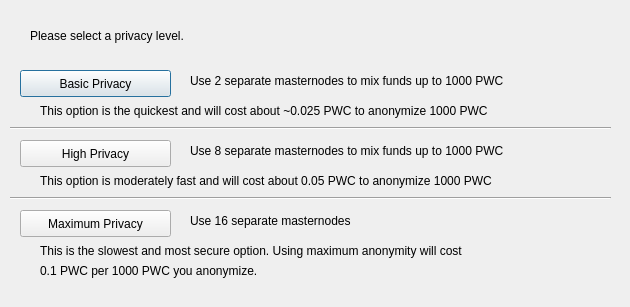
<?xml version="1.0" encoding="UTF-8"?>
<ui version="4.0">
 <class>ObfuscationConfig</class>
 <widget class="QDialog" name="ObfuscationConfig">
  <property name="geometry">
   <rect>
    <x>0</x>
    <y>0</y>
    <width>630</width>
    <height>307</height>
   </rect>
  </property>
  <property name="windowTitle">
   <string>Configure Obfuscation</string>
  </property>
  <widget class="QPushButton" name="buttonBasic">
   <property name="geometry">
    <rect>
     <x>20</x>
     <y>70</y>
     <width>151</width>
     <height>27</height>
    </rect>
   </property>
   <property name="text">
    <string>Basic Privacy</string>
   </property>
  </widget>
  <widget class="QPushButton" name="buttonHigh">
   <property name="geometry">
    <rect>
     <x>20</x>
     <y>140</y>
     <width>151</width>
     <height>27</height>
    </rect>
   </property>
   <property name="text">
    <string>High Privacy</string>
   </property>
  </widget>
  <widget class="QPushButton" name="buttonMax">
   <property name="geometry">
    <rect>
     <x>20</x>
     <y>210</y>
     <width>151</width>
     <height>27</height>
    </rect>
   </property>
   <property name="text">
    <string>Maximum Privacy</string>
   </property>
  </widget>
  <widget class="QLabel" name="label">
   <property name="geometry">
    <rect>
     <x>30</x>
     <y>20</y>
     <width>571</width>
     <height>31</height>
    </rect>
   </property>
   <property name="text">
    <string>Please select a privacy level.</string>
   </property>
  </widget>
  <widget class="QLabel" name="label_2">
   <property name="geometry">
    <rect>
     <x>190</x>
     <y>70</y>
     <width>421</width>
     <height>21</height>
    </rect>
   </property>
   <property name="text">
    <string>Use 2 separate masternodes to mix funds up to 1000 PWC</string>
   </property>
  </widget>
  <widget class="QLabel" name="label_3">
   <property name="geometry">
    <rect>
     <x>190</x>
     <y>140</y>
     <width>411</width>
     <height>21</height>
    </rect>
   </property>
   <property name="text">
    <string>Use 8 separate masternodes to mix funds up to 1000 PWC</string>
   </property>
  </widget>
  <widget class="QLabel" name="label_4">
   <property name="geometry">
    <rect>
     <x>190</x>
     <y>210</y>
     <width>421</width>
     <height>21</height>
    </rect>
   </property>
   <property name="text">
    <string>Use 16 separate masternodes</string>
   </property>
  </widget>
  <widget class="QLabel" name="label_6">
   <property name="geometry">
    <rect>
     <x>40</x>
     <y>100</y>
     <width>561</width>
     <height>21</height>
    </rect>
   </property>
   <property name="text">
    <string>This option is the quickest and will cost about ~0.025 PWC to anonymize 1000 PWC</string>
   </property>
  </widget>
  <widget class="QLabel" name="label_7">
   <property name="geometry">
    <rect>
     <x>40</x>
     <y>170</y>
     <width>561</width>
     <height>21</height>
    </rect>
   </property>
   <property name="text">
    <string>This option is moderately fast and will cost about 0.05 PWC to anonymize 1000 PWC</string>
   </property>
  </widget>
  <widget class="QLabel" name="label_8">
   <property name="geometry">
    <rect>
     <x>40</x>
     <y>240</y>
     <width>561</width>
     <height>21</height>
    </rect>
   </property>
   <property name="text">
    <string>This is the slowest and most secure option. Using maximum anonymity will cost</string>
   </property>
  </widget>
  <widget class="QLabel" name="label_9">
   <property name="geometry">
    <rect>
     <x>40</x>
     <y>260</y>
     <width>561</width>
     <height>21</height>
    </rect>
   </property>
   <property name="text">
    <string>0.1 PWC per 1000 PWC you anonymize.</string>
   </property>
  </widget>
  <widget class="Line" name="line">
   <property name="geometry">
    <rect>
     <x>10</x>
     <y>120</y>
     <width>601</width>
     <height>16</height>
    </rect>
   </property>
   <property name="orientation">
    <enum>Qt::Horizontal</enum>
   </property>
  </widget>
  <widget class="Line" name="line_2">
   <property name="geometry">
    <rect>
     <x>10</x>
     <y>190</y>
     <width>601</width>
     <height>16</height>
    </rect>
   </property>
   <property name="orientation">
    <enum>Qt::Horizontal</enum>
   </property>
  </widget>
 </widget>
 <resources/>
 <connections/>
</ui>
